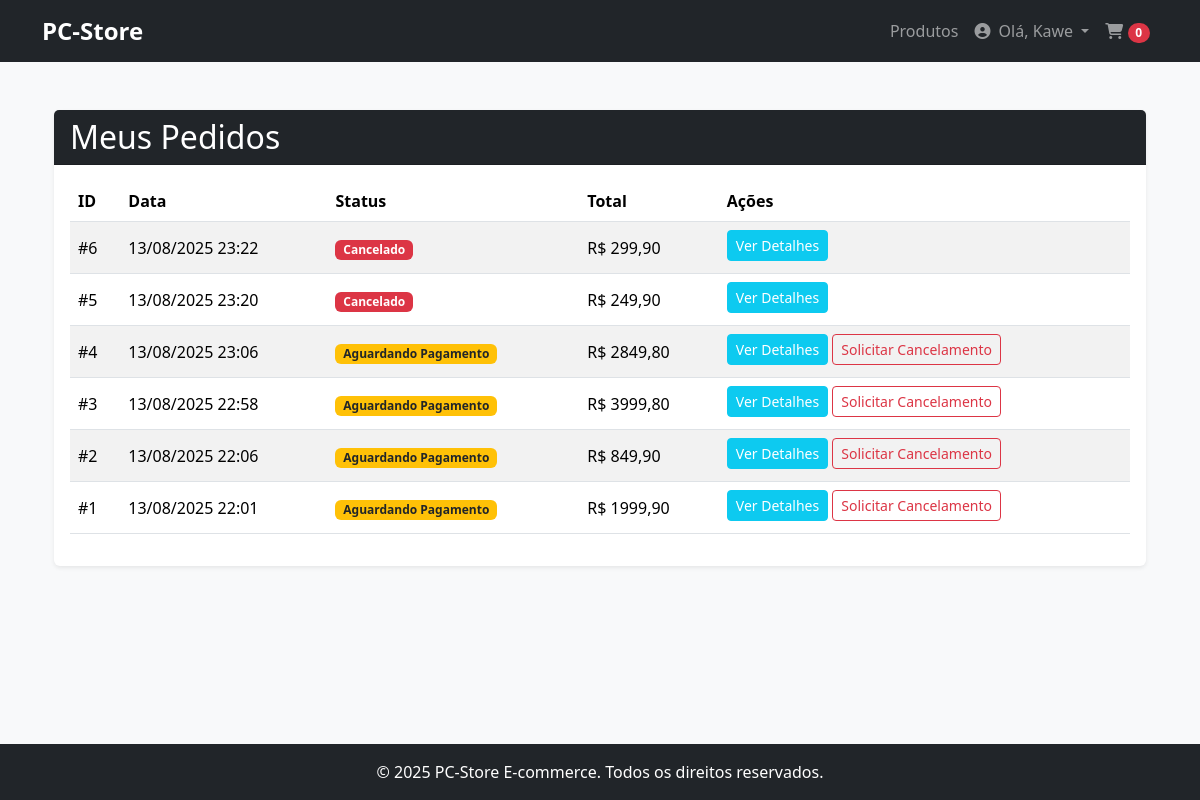
The page /pedidos/ (signed in) on the database its author committed.
### pedidos/models.py (models this page shows, shortened)
class Pedido(models.Model):
    STATUS_CHOICES = [
        ('AGUARDANDO_PAGAMENTO', 'Aguardando Pagamento'),
        ('CANCELAMENTO_SOLICITADO', 'Cancelamento Solicitado'),
        ('PROCESSANDO', 'Processando'),
        ('ENVIADO', 'Enviado'),
        ('ENTREGUE', 'Entregue'),
        ('CANCELADO', 'Cancelado'),
    ]
    cliente = models.ForeignKey(
        Cliente,
        on_delete=models.PROTECT,
        related_name='pedidos'
    )
    criado_em = models.DateTimeField(auto_now_add=True)
    total = models.DecimalField(max_digits=10, decimal_places=2, default=0)
    status = models.CharField(
        max_length=25,
        choices=STATUS_CHOICES,
        default='AGUARDANDO_PAGAMENTO'
    )
    class Meta:
        ordering = ['-criado_em'] # Mostra os pedidos mais recentes primeiro

### pedidos/views.py (the view)
# urls.py: path('', views.PedidoListView.as_view(), name='lista'),
class PedidoListView(LoginRequiredMixin, ListView):
    model = Pedido
    template_name = 'pedidos/order_list.html'
    context_object_name = 'pedidos'
    ordering = ['-criado_em']
    def get_queryset(self):
        user = self.request.user
        if user.is_staff:
            return Pedido.objects.all()
        return Pedido.objects.filter(cliente__user=user)

### carrinho/context_processors.py (called while the page is built)
def carrinho(request):
    carrinho_obj = None
    count = 0
    if request.user.is_authenticated:
        carrinho_obj, created = Carrinho.objects.get_or_create(user=request.user)
    else:
        session_key = request.session.session_key
        if not session_key:
            request.session.create()
            session_key = request.session.session_key
        carrinho_obj, created = Carrinho.objects.get_or_create(session_key=session_key)
    if carrinho_obj:
        count = carrinho_obj.itens.count()
    return {'carrinho': carrinho_obj, 'itens_carrinho_count': count}

### pedidos/templates/pedidos/order_list.html (shortened to what this page needs)
{% extends 'base.html' %}
{% block content %}
<div class="container mt-4">
    <div class="card shadow-sm">
        <div class="card-header bg-dark text-white d-flex justify-content-between align-items-center">
            <h2 class="mb-0">
                {% if user.is_staff %}Todos os Pedidos{% else %}Meus Pedidos{% endif %}
            </h2>
        </div>
        <div class="card-body">
            <div class="table-responsive">
                <table class="table table-striped table-hover align-middle">
                    <thead>
                        <tr>
                            <th>ID</th>
                            <th>Data</th>
                            <th>Status</th>
                            <th>Total</th>
                            <th>Ações</th>
                        </tr>
                    </thead>
                    <tbody>
                        {% for pedido in pedidos %}
                        <tr>
                            <td>#{{ pedido.id }}</td>
                            <td>{{ pedido.criado_em|date:"d/m/Y H:i" }}</td>
                            <td>
                                <span class="badge
                                    {% if pedido.status == 'ENVIADO' or pedido.status == 'ENTREGUE' %} bg-success
                                    {% elif pedido.status == 'CANCELADO' %} bg-danger
                                    {% elif pedido.status == 'CANCELAMENTO_SOLICITADO' %} bg-secondary
                                    {% else %} bg-warning text-dark {% endif %}">
                                    {{ pedido.get_status_display }}
                                </span>
                            </td>
                            <td>R$ {{ pedido.total|floatformat:2 }}</td>
                            <td>
                                <a href="{% url 'pedidos:detalhe' pedido.pk %}" class="btn btn-sm btn-info text-white mb-1">Ver Detalhes</a>
                                {% if user.is_staff and pedido.status != 'CANCELADO' and pedido.status != 'ENTREGUE' %}
                                    <form action="{% url 'pedidos:solicitar_cancelamento' pedido.id %}" method="post" class="d-inline">
                                        {% csrf_token %}
                                        <button type="submit" class="btn btn-sm btn-danger mb-1" onclick="return confirm('ADMIN: Tem certeza que deseja CANCELAR este pedido? A ação é imediata.')">
                                            Cancelar
                                        </button>
                                    </form>
                                {% elif not user.is_staff and pedido.status == 'AGUARDANDO_PAGAMENTO' %}
                                    <form action="{% url 'pedidos:solicitar_cancelamento' pedido.id %}" method="post" class="d-inline">
                                        <button type="submit" class="btn btn-sm btn-outline-danger mb-1" onclick="return confirm('Tem certeza que deseja solicitar o cancelamento deste pedido?')">
                                            Solicitar Cancelamento
                                        </button>
                                    </form>
                                {% endif %}
                            </td>
                        </tr>
                        {% empty %}
                        <tr>
                            <td colspan="{% if user.is_staff %}6{% else %}5{% endif %}" class="text-center py-4">Nenhum pedido encontrado.</td>
                        </tr>
                        {% endfor %}
                    </tbody>
                </table>
            </div>
        </div>
    </div>
</div>
{% endblock %}

### templates/base.html (shortened to what this page needs)
{% load static %}
<!DOCTYPE html>
<html lang="pt-br">
<head>
    <link href="https://cdn.jsdelivr.net/npm/bootstrap@5.3.3/dist/css/bootstrap.min.css" rel="stylesheet">
    <link rel="stylesheet" href="https://cdnjs.cloudflare.com/ajax/libs/font-awesome/6.4.2/css/all.min.css">
    <link rel="stylesheet" href="{% static 'css/style.css' %}">
</head>
<body class="bg-light">
    <nav class="navbar navbar-expand-lg navbar-dark bg-dark sticky-top">
        <div class="container">
            <a class="navbar-brand fw-bold" href="{% url 'home' %}">
                PC-Store
            </a>
            <div class="collapse navbar-collapse" id="navbarNav">
                <ul class="navbar-nav ms-auto align-items-center">
                    <li class="nav-item">
                        <a class="nav-link" href="{% url 'produto:lista' %}">Produtos</a>
                    </li>
                    {% if user.is_authenticated %}
                        <li class="nav-item dropdown">
                            <a class="nav-link dropdown-toggle" href="#" id="navbarDropdown" role="button" data-bs-toggle="dropdown" aria-expanded="false">
                                <i class="fas fa-user-circle me-1"></i> Olá, {{ user.first_name|default:user.username }}
                            </a>
                        </li>
                    {% else %}
                        <li class="nav-item">
                            <a class="nav-link" href="{% url 'clientes:login_registro' %}">Login / Registrar</a>
                        </li>
                    {% endif %}
                    <li class="nav-item">
                        <a class="nav-link" href="{% url 'carrinho:detalhe' %}">
                            <i class="fas fa-shopping-cart"></i>
                            <span class="badge rounded-pill bg-danger">{{ itens_carrinho_count }}</span>
                        </a>
                    </li>
                </ul>
            </div>
        </div>
    </nav>
    <main class="container my-4">
        {% block content %}
        {% endblock %}
    </main>
    <footer class="bg-dark text-white text-center p-3 mt-auto">
        <p class="mb-0">&copy; 2025 PC-Store E-commerce. Todos os direitos reservados.</p>
    </footer>
</body>
</html>

### static/css/style.css (style rules this page uses)
body { background-color: #f8f9fa; color: #212529; display: flex; flex-direction: column; min-height: 100vh; }
main { flex: 1; }
.navbar-brand { font-size: 1.5rem; }
.card { transition: transform 0.2s ease-in-out, box-shadow 0.2s ease-in-out; border: none; }

### rows shown on the page
Pedido: id "6", criado_em "13/08/2025 23:22", status "Cancelado", total "299,90"
Pedido: id "5", criado_em "13/08/2025 23:20", status "Cancelado", total "249,90"
Pedido: id "4", criado_em "13/08/2025 23:06", status "Aguardando Pagamento", total "2849,80", shows "Solicitar Cancelamento"
Pedido: id "3", criado_em "13/08/2025 22:58", status "Aguardando Pagamento", total "3999,80", shows "Solicitar Cancelamento"
Pedido: id "2", criado_em "13/08/2025 22:06", status "Aguardando Pagamento", total "849,90", shows "Solicitar Cancelamento"
Pedido: id "1", criado_em "13/08/2025 22:01", status "Aguardando Pagamento", total "1999,90", shows "Solicitar Cancelamento"

### other values the page prints
{{ user.first_name|default:user.username }} "Kawe"
{{ itens_carrinho_count }} "0"
